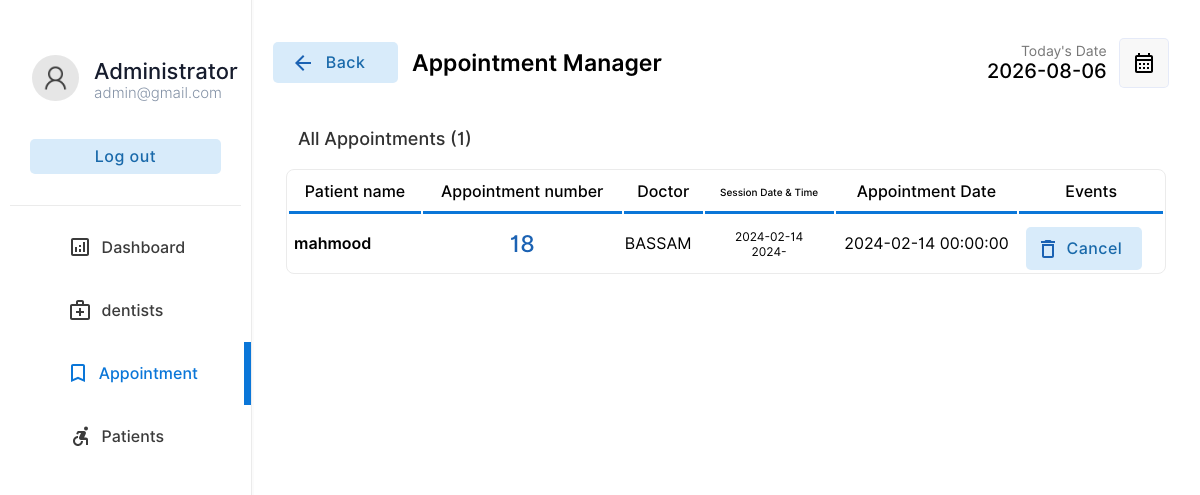
The app's page /admin/appointment.php with its own data.
### tables this page shows
CREATE TABLE `appointments` (
  `appointment_id` int(11) NOT NULL,
  `patient_id` int(11) NOT NULL,
  `dentist_id` int(11) NOT NULL,
  `appointment_date` datetime NOT NULL,
  `appointment_time` timestamp NOT NULL DEFAULT current_timestamp() ON UPDATE current_timestamp(),
  `appointment_status` varchar(255) DEFAULT NULL,
  `services` varchar(220) NOT NULL
);

CREATE TABLE `patients` (
  `patient_id` int(11) NOT NULL,
  `patient_name` varchar(255) NOT NULL,
  `patient_age` int(11) NOT NULL,
  `patient_email` varchar(255) NOT NULL,
  `ppassword` varchar(250) NOT NULL,
  `phone_number` int(11) NOT NULL,
  `patient_gender` varchar(10) NOT NULL
);

CREATE TABLE `dentists` (
  `dentist_id` int(11) NOT NULL,
  `dentist_name` varchar(255) NOT NULL,
  `dentist_age` int(11) NOT NULL,
  `dentist_email` varchar(255) NOT NULL,
  `dentist_brief` text NOT NULL,
  `image` varchar(255) DEFAULT NULL
);

### admin/appointment.php (the view, shortened to what this page needs)
<!DOCTYPE html>
<html lang="en">
<head>
    <link rel="stylesheet" href="../css/animations.css">
    <link rel="stylesheet" href="../css/main.css">
    <link rel="stylesheet" href="../css/admin.css">
</head>
<body>
    <?php
    include("config.php");
    ?>
    <div class="container">
        <div class="menu">
            <table class="menu-container" border="0">
                <tr>
                    <td style="padding:10px" colspan="2">
                        <table border="0" class="profile-container">
                            <tr>
                                <td width="30%" style="padding-left:20px" >
                                    <img src="../img/user.png" alt="" width="100%" style="border-radius:50%">
                                </td>
                                <td style="padding:0px;margin:0px;">
                                    <p class="profile-title">Administrator</p>
                                    <p class="profile-subtitle">admin@gmail.com</p>
                                </td>
                            </tr>
                            <tr>
                                <td colspan="2">
                                    <a href="logout.php" ><input type="button" value="Log out" class="logout-btn btn-primary-soft btn"></a>
                                </td>
                            </tr>
                    </table>
                    </td>
                </tr>
                <tr class="menu-row" >
                    <td class="menu-btn menu-icon-dashbord" >
                        <a href="index.php" class="non-style-link-menu"><div><p class="menu-text">Dashboard</p></a></div></a>
                <tr class="menu-row">
                    <td class="menu-btn menu-icon-doctor ">
                        <a href="doctors.php" class="non-style-link-menu "><div><p class="menu-text">dentists</p></a></div>
                <tr class="menu-row">
                    <td class="menu-btn menu-icon-appoinment menu-active menu-icon-appoinment-active">
                        <a href="appointment.php" class="non-style-link-menu non-style-link-menu-active"><div><p class="menu-text">Appointment</p></a></div>
                    </td>
                </tr>
                <tr class="menu-row" >
                    <td class="menu-btn menu-icon-patient">
                        <a href="patient.php" class="non-style-link-menu"><div><p class="menu-text">Patients</p></a></div>
                    </td>
                </tr>
        <div class="dash-body">
            <table border="0" width="100%" style=" border-spacing: 0;margin:0;padding:0;margin-top:25px; ">
                <tr >
                    <td width="13%" >
                    <a href="appointment.php" ><button  class="login-btn btn-primary-soft btn btn-icon-back"  style="padding-top:11px;padding-bottom:11px;margin-left:20px;width:125px"><font class="tn-in-text">Back</font></button></a>
                    </td>
                    <td>
                        <p style="font-size: 23px;padding-left:12px;font-weight: 600;">Appointment Manager</p>
                    </td>
                    <td width="15%">
                        <p style="font-size: 14px;color: rgb(119, 119, 119);padding: 0;margin: 0;text-align: right;">
                            Today's Date
                        </p>
                        <p class="heading-sub12" style="padding: 0;margin: 0;">
                            <?php
                        $today = date('Y-m-d');
                        echo $today;
                        $list110 = $conn->query("select  * from  appointments;");
                        ?>
                        </p>
                    </td>
                    <td width="10%">
                        <button  class="btn-label"  style="display: flex;justify-content: center;align-items: center;"><img src="../img/calendar.svg" width="100%"></button>
                    </td>
                </tr>
                <tr>
                    <td colspan="4" style="padding-top:10px;width: 100%;" >
                        <p class="heading-main12" style="margin-left: 45px;font-size:18px;color:rgb(49, 49, 49)">All Appointments (<?php echo $list110->num_rows; ?>)</p>
                    </td>
                </tr>
                <?php
                    if($_POST){
                        $sqlpt1="";
                        if(!empty($_POST["appointment_date"])){
                            $sheduledate=$_POST["appointment_date"];
                            $sqlpt1=" appointments.appointment_date='$sheduledate' ";
                        }
                        $sqlpt2="";
                        if(!empty($_POST["dentist_id"])){
                            $docid=$_POST["dentist_id"];
                            $sqlpt2=" dentists.dentist_id=$docid ";
                        }
                        $sqlmain = "SELECT appointments.appointment_id, dentists.dentist_id, dentists.dentist_name, patients.patient_name, appointments.appointment_date, appointments.appointment_time, appointments.appointment_status
                        FROM appointments
                        JOIN dentists ON appointments.dentist_id = dentists.dentist_id
                        JOIN patients ON appointments.patient_id = patients.patient_id
                        JOIN services ON appointments.service_id = services.service_id
                        ORDER BY appointments.appointment_date;";                        $sqllist=array($sqlpt1,$sqlpt2);
                        $sqlkeywords=array(" where "," and ");
                        $key2=0;
                        foreach($sqllist as $key){
                            if(!empty($key)){
                                $sqlmain.=$sqlkeywords[$key2].$key;
                                $key2++;
                            };
                        };
                    }else{
                        $sqlmain = "SELECT appointments.appointment_id, dentists.dentist_id, dentists.dentist_name, patients.patient_name, appointments.appointment_date, appointments.appointment_time, appointments.appointment_status
                        FROM appointments
                        JOIN dentists ON appointments.dentist_id = dentists.dentist_id
                        JOIN patients ON appointments.patient_id = patients.patient_id
                        ORDER BY appointments.appointment_date;";
                    }
                ?>
                <tr>
                   <td colspan="4">
                       <center>
                        <div class="abc scroll">
                        <table width="93%" class="sub-table scrolldown" border="0">
                        <thead>
                        <tr>
                                <th class="table-headin">
                                    Patient name
                                </th>
                                <th class="table-headin">
                                    Appointment number
                                </th>
                                <th class="table-headin">
                                    Doctor
                                </th>
                                <th class="table-headin" style="font-size:10px">
                                    Session Date & Time
                                </th>
                                <th class="table-headin">
                                    Appointment Date
                                </th>
                                <th class="table-headin">
                                    Events
                                </tr>
                        </thead>
                        <tbody>
                            <?php
                                $result= $conn->query($sqlmain);
                                if($result->num_rows==0){
                                    echo '<tr>
                                    <td colspan="7">
                                    <br><br><br><br>
                                    <center>
                                    <img src="../img/notfound.svg" width="25%">
                                    <br>
                                    <p class="heading-main12" style="margin-left: 45px;font-size:20px;color:rgb(49, 49, 49)">We  couldnt find anything related to your keywords !</p>
                                    <a class="non-style-link" href="appointment.php"><button  class="login-btn btn-primary-soft btn"  style="display: flex;justify-content: center;align-items: center;margin-left:20px;">&nbsp; Show all Appointments &nbsp;</font></button>
                                    </a>
                                    </center>
                                    <br><br><br><br>
                                    </td>
                                    </tr>';
                                }
                                else{
                                for ( $x=0; $x<$result->num_rows;$x++){
                                    $row=$result->fetch_assoc();
                                    $appoid=$row["appointment_id"];
                                    $docname=$row["dentist_name"];
                                    $scheduledate=$row["appointment_date"];
                                    $scheduletime=$row["appointment_time"];
                                    $pname=$row["patient_name"];
                                    $apponum=$row["appointment_id"];
                                    $appodate=$row["appointment_date"];
                                    echo '<tr >
                                        <td style="font-weight:600;"> &nbsp;'.
                                        substr($pname,0,25)
                                        .'</td >
                                        <td style="text-align:center;font-size:23px;font-weight:500; color: var(--btnnicetext);">
                                        '.$apponum.'
                                        </td>
                                        <td>
                                        '.substr($docname,0,25).'
                                        </td>
                                        <td style="text-align:center;font-size:12px;">
                                            '.substr($scheduledate,0,10).' <br>'.substr($scheduletime,0,5).'
                                        </td>
                                        <td style="text-align:center;">
                                            '.$appodate.'
                                        </td>
                                        <td>
                                        <div style="display:flex;justify-content: center;">
                                        <!--<a href="?action=view&id='.$appoid.'" class="non-style-link"><button  class="btn-primary-soft btn button-icon btn-view"  style="padding-left: 40px;padding-top: 12px;padding-bottom: 12px;margin-top: 10px;"><font class="tn-in-text">View</font></button></a>
                                       &nbsp;&nbsp;&nbsp;-->
                                       <a href="?action=drop&id='.$appoid.'&name='.$pname.'&apponum='.$apponum.'" class="non-style-link"><button  class="btn-primary-soft btn button-icon btn-delete"  style="padding-left: 40px;padding-top: 12px;padding-bottom: 12px;margin-top: 10px;"><font class="tn-in-text">Cancel</font></button></a>
                                       &nbsp;&nbsp;&nbsp;</div>
                                        </td>
                                    </tr>';
                                }
                            }
                            ?>
                            </tbody>
                        </table>
                        </div>
                        </center>
                   </td>
                </tr>
            </table>
        </div>
</body>
</html>

### css/main.css (style rules this page uses)
:root { --primarycolor: #0A76D8; --primarycolorhover: #006dd3; --btnice:#D8EBFA; --btnnicetext:#1b62b3; }
body { margin: 0; padding: 0; border-spacing: 0; font-family: 'Inter', sans-serif; }
.btn { cursor: pointer; padding: 8px 20px; outline: none; text-decoration: none; font-size: 15px; letter-spacing: 0.5px; transition: all 0.3s; border-radius: 5px; font-family: 'Inter', sans-serif; }
.btn-primary-soft { background-color: #D8EBFA ; color: #1969AA; font-weight: 500; font-size: 16px; border: none; }
.non-style-link:link, .non-style-link:visited, .non-style-link:hover, .non-style-link:active { text-decoration: none; color: rgb(43, 43, 43); }
.btn-label { margin-left: 10px; padding: 12px 12px; outline: none; text-decoration: none; font-size: 15px; letter-spacing: 0.5px; transition: all 0.3s; border-radius: 5px; background-color: #f0f0f073; border: 1px solid rgba(57,108,240,0.1) ; font-family: 'Inter', sans-serif; }
.sub-table { border: 1px solid #ebebeb; border-radius: 8px; }
.table-headin { font-size: 16px; font-weight: 500; padding: 10px; border-bottom: 3px solid var(--primarycolor); }
.abc { width: 100%; height: 550px; overflow: auto; }
.button-icon { background-position: 10px 50%; background-repeat: no-repeat; transition: 0.5s; padding: 8px 20px 8px 40px; }
.menu-btn { padding:6px; color: #3b3b3b; background-position: 30% 50%; background-repeat: no-repeat; transition: 0.5s; }
.menu-text { padding-left: 40%; font-weight: 500; font-size: 16px; }
.menu-active { color: var(--primarycolor); border-right: 7px solid var(--primarycolor); background-color: var(); }
.non-style-link-menu:link, .non-style-link-menu:visited, .non-style-link-menu:active { text-decoration: none; color: #3b3b3b; }
.non-style-link-menu-active:link, .non-style-link-menu-active:visited, .non-style-link-menu-active:active { text-decoration: none; color: var(--primarycolor); }
.menu-icon-dashbord { background-image: url('../img/icons/dashboard.svg'); }
.menu-icon-doctor { background-image: url('../img/icons/doctors.svg'); }
.menu-icon-appoinment { background-image: url('../img/icons/book.svg'); }
.menu-icon-patient { background-image: url('../img/icons/patients.svg'); }
.menu-icon-appoinment:hover,.menu-icon-appoinment-active { color: var(--primarycolor); background-image: url('../img/icons/book-hover.svg'); }
.btn-icon-back { background-image: url('../img/icons/back-iceblue.svg'); background-position: 18px 50%; background-repeat: no-repeat; transition: 0.5s; padding: 8px 20px 8px 40px; }
.btn-delete { background-image: url('../img/icons/delete-iceblue.svg'); }

### css/admin.css (style rules this page uses)
.container { display: flex; flex-wrap: wrap; height: 100vh; }
.menu { border-right: 1.5px solid rgb(235, 235, 235); width: 21%; height: 100vh; box-shadow: 0 0px 0px 2px rgba(240, 240, 240, 0.3); }
.dash-body { width: 79%; height: 100vh; }
.menu-container { width: 100%; border-spacing: 0; }
.profile-title { font-weight: 500; color: #161c2d; font-size: 22px; margin: 0; text-align: left; padding-left: 8%; }
.profile-subtitle { font-weight: 300; color: #8492a6; font-size: 15px; margin: 0; text-align: left; padding-left: 8%; }
.logout-btn { margin-top: 30px; width: 85%; }
.profile-container { border-bottom: 1.5px solid rgb(235, 235, 235); padding-top: 18%; padding-bottom: 12%; text-align: center; }
.heading-main12 { font-weight: 500; font-size: 25px; }
.heading-sub12 { font-weight: 500; font-size: 20px; text-align: right; }

### admin/appointment.php (style rules this page uses)
.sub-table { animation: transitionIn-Y-bottom 0.5s; }

### records on screen
appointments: patient.patient_name "mahmood", appointment_id "18", dentist.dentist_name "BASSAM", appointment_date "2024-02-14", appointment_time "2024-", appointment_date "2024-02-14 00:00:00"

### other values on screen
$list110->num_rows "1"
